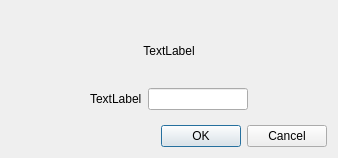
<?xml version="1.0" encoding="UTF-8"?>
<ui version="4.0">
 <class>AppLocker</class>
 <widget class="QWidget" name="AppLocker">
  <property name="geometry">
   <rect>
    <x>0</x>
    <y>0</y>
    <width>338</width>
    <height>156</height>
   </rect>
  </property>
  <property name="windowTitle">
   <string>LockView</string>
  </property>
  <layout class="QVBoxLayout" name="verticalLayout">
   <item>
    <widget class="QStackedWidget" name="stackedWidget">
     <property name="currentIndex">
      <number>0</number>
     </property>
     <widget class="QWidget" name="unlockStack">
      <layout class="QVBoxLayout" name="verticalLayout_3">
       <item>
        <widget class="QLabel" name="lockLabel">
         <property name="text">
          <string>TextLabel</string>
         </property>
         <property name="alignment">
          <set>Qt::AlignCenter</set>
         </property>
        </widget>
       </item>
       <item>
        <layout class="QHBoxLayout" name="horizontalLayout">
         <item>
          <spacer name="horizontalSpacer">
           <property name="orientation">
            <enum>Qt::Horizontal</enum>
           </property>
           <property name="sizeHint" stdset="0">
            <size>
             <width>40</width>
             <height>20</height>
            </size>
           </property>
          </spacer>
         </item>
         <item>
          <widget class="QLabel" name="unlocklabel">
           <property name="text">
            <string>TextLabel</string>
           </property>
          </widget>
         </item>
         <item>
          <widget class="QLineEdit" name="unlockLineEdit">
           <property name="minimumSize">
            <size>
             <width>0</width>
             <height>0</height>
            </size>
           </property>
           <property name="maximumSize">
            <size>
             <width>100</width>
             <height>16777215</height>
            </size>
           </property>
          </widget>
         </item>
         <item>
          <spacer name="horizontalSpacer_2">
           <property name="orientation">
            <enum>Qt::Horizontal</enum>
           </property>
           <property name="sizeHint" stdset="0">
            <size>
             <width>40</width>
             <height>20</height>
            </size>
           </property>
          </spacer>
         </item>
        </layout>
       </item>
      </layout>
     </widget>
     <widget class="QWidget" name="lockStack">
      <layout class="QVBoxLayout" name="verticalLayout_2">
       <item>
        <widget class="QLabel" name="headLabel">
         <property name="text">
          <string>TextLabel</string>
         </property>
        </widget>
       </item>
       <item>
        <layout class="QFormLayout" name="formLayout">
         <item row="0" column="0">
          <widget class="QLabel" name="passwordLabel">
           <property name="text">
            <string>Enter PIN</string>
           </property>
          </widget>
         </item>
         <item row="0" column="1">
          <widget class="QLineEdit" name="pinLineEdit">
           <property name="font">
            <font>
             <underline>false</underline>
             <kerning>true</kerning>
            </font>
           </property>
          </widget>
         </item>
         <item row="1" column="0">
          <widget class="QLabel" name="confirmPasswordLabel">
           <property name="text">
            <string>Confirm PIN</string>
           </property>
          </widget>
         </item>
         <item row="1" column="1">
          <widget class="QLineEdit" name="confirmLineEdit"/>
         </item>
        </layout>
       </item>
       <item>
        <widget class="QLabel" name="messageLabel">
         <property name="font">
          <font>
           <weight>50</weight>
           <italic>false</italic>
           <bold>false</bold>
           <underline>false</underline>
          </font>
         </property>
         <property name="text">
          <string/>
         </property>
        </widget>
       </item>
      </layout>
     </widget>
    </widget>
   </item>
   <item>
    <widget class="QDialogButtonBox" name="buttonBox">
     <property name="standardButtons">
      <set>QDialogButtonBox::Cancel|QDialogButtonBox::Ok</set>
     </property>
    </widget>
   </item>
  </layout>
 </widget>
 <resources/>
 <connections/>
</ui>
